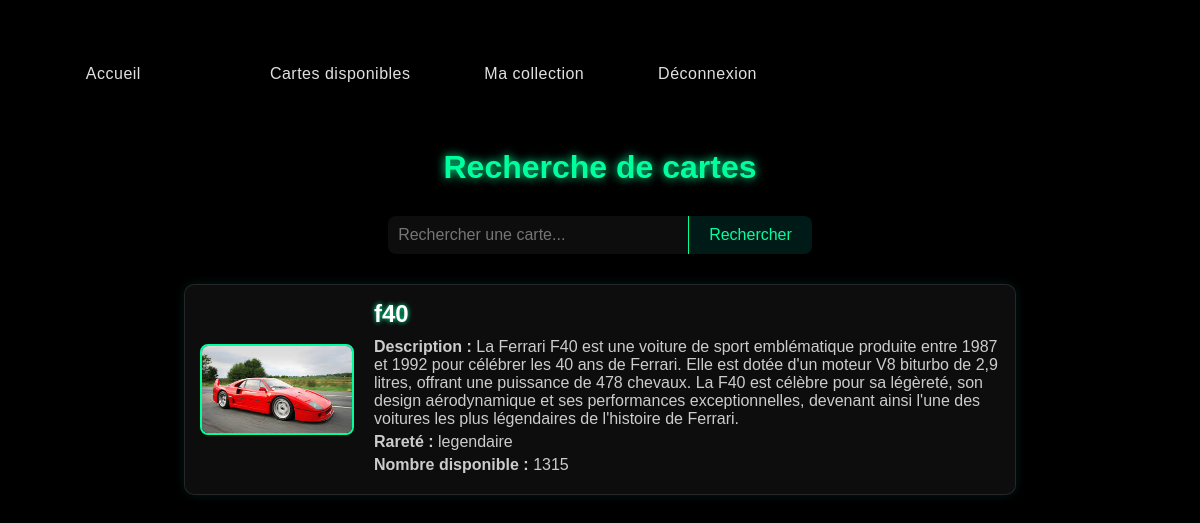
Page /superTCG/RechercheCarte.php (signed in) on the committed database.
### tables this page shows
CREATE TABLE `carte` (
  `carte_id` int(11) NOT NULL,
  `nom` varchar(100) NOT NULL,
  `description` text DEFAULT NULL,
  `chemin_image` varchar(255) DEFAULT NULL,
  `quantite` int(11) DEFAULT 0,
  `rarete` enum('commun','rare','epique','legendaire') DEFAULT 'commun'
);

### superTCG/RechercheCarte.php (the view, shortened to what this page needs)
<?php
include('./config.php');
include('common/navbar.php');
$search = $_GET['search'] ?? '';
if (!empty($search)) {
    $stmt = $conn->prepare("SELECT * FROM carte WHERE nom LIKE :search");
    $like = "%$search%";
    $stmt->bindValue(':search', $like, PDO::PARAM_STR);
    $stmt->execute();
    $result = $stmt->fetchAll(PDO::FETCH_ASSOC);
} else {
    $stmt = $conn->query("SELECT * FROM carte");
    $result = $stmt->fetchAll(PDO::FETCH_ASSOC);
}
?>
<!DOCTYPE html>
<html lang="fr">
<head>
    <link rel="stylesheet" href="css/rechercheS.css">
</head>
<body class="container">
    <h1>Recherche de cartes</h1>
    <form method="GET">
        <input type="text" name="search" placeholder="Rechercher une carte..." value="<?= htmlspecialchars($search) ?>">
        <button type="submit">Rechercher</button>
    </form>
    <?php if (count($result) > 0): ?>
        <?php foreach ($result as $carte): ?>
            <div class="carte">
            <?php if (!empty($carte['chemin_image'])): ?>
                <img src="<?= htmlspecialchars($carte['chemin_image']) ?>" alt="Image de la carte">
            <?php else: ?>
                <img src="images/default.jpg" alt="Image par défaut">
            <?php endif; ?>
                <div class="carte-details">
                    <h2><?= htmlspecialchars($carte['nom']) ?></h2>
                    <p><strong>Description :</strong> <?= htmlspecialchars($carte['description'] ?? 'Aucune') ?></p>
                    <p><strong>Rareté :</strong> <?= htmlspecialchars($carte['rarete'] ?? 'Non spécifiée') ?></p>
                    <p><strong>Nombre disponible :</strong> <?= htmlspecialchars($carte['quantite'] ?? '0') ?></p>
                </div>
            </div>
        <?php endforeach; ?>
    <?php else: ?>
        <p>Aucune carte trouvée.</p>
    <?php endif; ?>
</body>
</html>

### superTCG/common/style.css (style rules this page uses)
:root { --cyber-dark: #0a0a0a; --cyber-darker: #050505; --cyber-accent: #00ff9d; --cyber-glow: 0 0 10px rgba(0, 255, 157, 0.7); --cyber-text: #e0e0e0; --cyber-border: #1f1f1f; }

### superTCG/css/rechercheS.css (style rules this page uses)
body { font-family: Arial, sans-serif; background-color:rgb(0, 0, 0); padding: 20px; margin: 0; }
h1 { text-align: center; color: #00ff9d; text-shadow: 0 0 10px #00ff9d; margin-bottom: 30px; }
form { display: flex; justify-content: center; margin-bottom: 30px; }
input[type="text"] { padding: 10px; font-size: 1rem; width: 300px; border: none; border-radius: 8px 0 0 8px; background-color: rgba(255, 255, 255, 0.05); color: #fff; backdrop-filter: blur(10px); outline: none; }
button { padding: 10px 20px; font-size: 1rem; border: none; border-radius: 0 8px 8px 0; background: rgba(0, 255, 231, 0.1); color: #00ff9d; cursor: pointer; backdrop-filter: blur(10px); transition: all 0.3s ease; border-left: 1px solid #00ff9d; }
.carte { border: 1px solid rgba(255, 255, 255, 0.1); padding: 15px; margin: 15px auto; border-radius: 10px; background: rgba(255, 255, 255, 0.05); display: flex; align-items: center; backdrop-filter: blur(10px); box-shadow: 0 0 10px rgba(0, 255, 231, 0.1); max-width: 800px; transition: transform 0.3s ease; }
.carte img { width: 150px; height: auto; margin-right: 20px; border-radius: 8px; object-fit: cover; border: 2px solid #00ff9d; }
.carte-details { flex-grow: 1; }
.carte-details h2 { margin: 0 0 10px 0; color: #ffffff; text-shadow: 0 0 5px #00ff9d; }
.carte-details p { margin: 5px 0; color: #cccccc; }

### rows in the picture
carte: chemin_image (picture), nom "f40", description "La Ferrari F40 est une voiture de sport emblématique produite entre 1987 et 1992 pour célébrer les 40 ans de Ferrari. Elle est dotée d'un moteur V8 biturbo de 2,9 litres, offrant une puissance de 478 chevaux. La F40 est célèbre pour sa légèreté, son design aérodynamique et ses performances exceptionnelles, devenant ainsi l'une des voitures les plus légendaires de l'histoire de Ferrari.", rarete "legendaire", quantite "1315"
